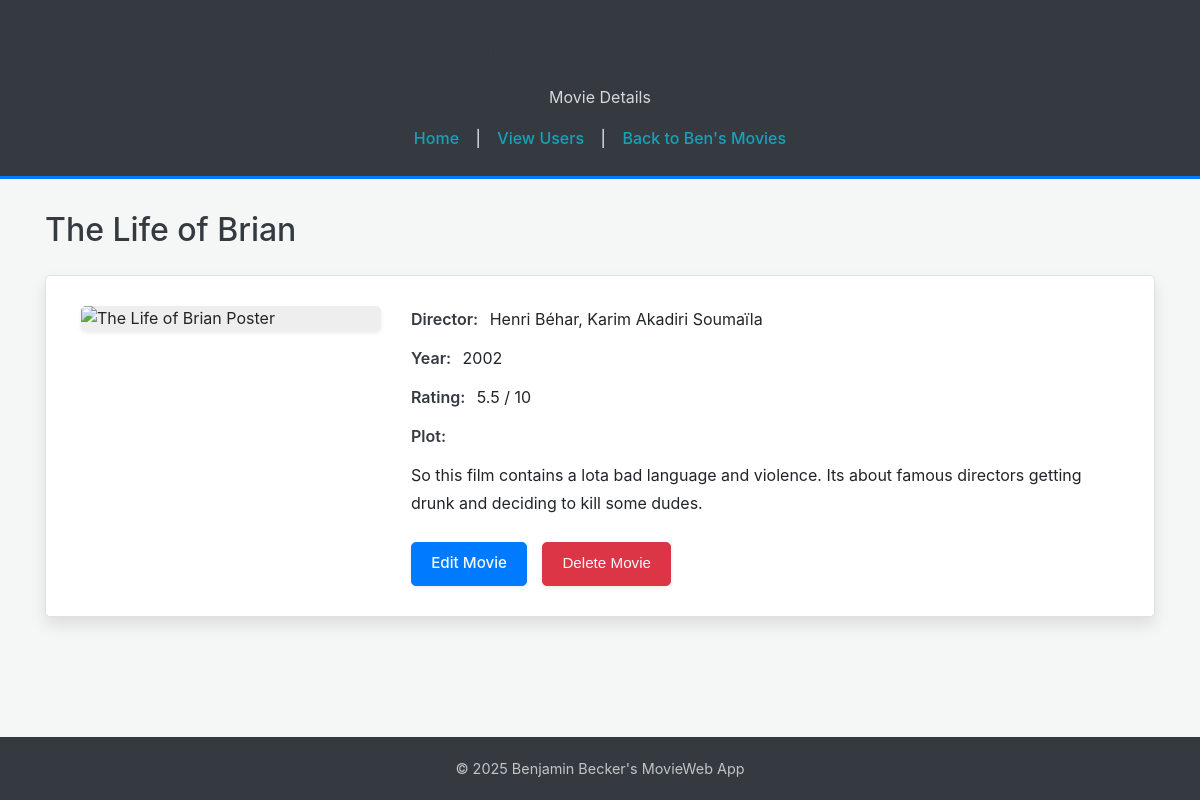
The app's page /movie/16 with its own data.
### tables this page shows
CREATE TABLE users (
                    id INTEGER PRIMARY KEY AUTOINCREMENT,
                    username TEXT NOT NULL UNIQUE
                );

CREATE TABLE movies (
                    id INTEGER PRIMARY KEY AUTOINCREMENT,
                    user_id INTEGER NOT NULL,
                    title TEXT NOT NULL,
                    director TEXT,
                    year INTEGER,      -- ADDED: Store the release year as an integer
                    plot TEXT,
                    poster TEXT,
                    rating REAL,
                    FOREIGN KEY (user_id) REFERENCES users(id) ON DELETE CASCADE
                );

### app.py (the view)
@app.route('/movie/<int:movie_id>')
def movie_detail(movie_id):
    movie = data_manager.get_movie_by_id(movie_id)
    if not movie:
        flash("Movie not found.", "warning")
        return redirect(url_for('list_users'))
    user = data_manager.get_user_by_id(movie['user_id'])
    if not user:
         app.logger.error(f"Data inconsistency: Movie ID {movie_id}, User ID {movie['user_id']} not found.")
         flash("Could not find the user associated with this movie.", "danger")
         return redirect(url_for('list_users'))
    return render_template('movie_detail.html', movie=movie, user=user)

### data_manager/sqlite_data_manager.py (called while the page is built)
    def _get_connection(self):
        try:
            conn = sqlite3.connect(self.db_file, timeout=10)
            conn.row_factory = sqlite3.Row
            conn.execute("PRAGMA foreign_keys = ON")
            return conn
        except sqlite3.Error as e:
            logging.exception(f"Database connection error to {self.db_file}: {e}")
            raise

    def get_user_by_id(self, user_id):
        conn = None
        try:
            conn = self._get_connection()
            cursor = conn.cursor()
            cursor.execute("SELECT id, username FROM users WHERE id = ?", (user_id,))
            user = cursor.fetchone()
            return dict(user) if user else None
        except sqlite3.Error as e:
            logging.exception(f"Database error fetching user ID {user_id}: {e}")
            return None
        finally:
            if conn:
                conn.close()

    def get_movie_by_id(self, movie_id):
        conn = None
        try:
            conn = self._get_connection()
            cursor = conn.cursor()
            cursor.execute("SELECT * FROM movies WHERE id = ?", (movie_id,))
            movie = cursor.fetchone()
            return dict(movie) if movie else None
        except sqlite3.Error as e:
            logging.exception(f"Database error fetching movie ID {movie_id}: {e}")
            return None
        finally:
            if conn:
                conn.close()

### templates/movie_detail.html (shortened to what this page needs)
<!DOCTYPE html>
<html lang="en">
<head>
    <link rel="stylesheet" href="{{ url_for('static', filename='styles.css') }}">
</head>
<body>
    <header>
        <h1><a href="{{ url_for('home') }}" style="color: inherit; text-decoration: none;">MovieWeb App</a></h1>
        <p>Movie Details</p>
         <nav>
             <a href="{{ url_for('home') }}">Home</a> |
             <a href="{{ url_for('list_users') }}">View Users</a> |
             <a href="{{ url_for('user_movies', user_id=user.id) }}">Back to {{ user.username }}'s Movies</a>
         </nav>
    </header>
    <main class="content container">
         <h2>{{ movie.title }}</h2>
        <div class="movie-detail-container">
            <div class="movie-detail-poster">
                <img src="{{ movie.poster if movie.poster else url_for('static', filename='placeholder.png') }}"
                     alt="{{ movie.title }} Poster"
                     onerror="this.onerror=null; this.src='{{ url_for('static', filename='placeholder.png') }}'; this.classList.add('img-error');">
            </div>
            <div class="movie-detail-info">
                <p><span class="label">Director:</span> {{ movie.director if movie.director else 'N/A' }}</p>
                <p><span class="label">Year:</span> {{ movie.year if movie.year else 'N/A' }}</p>
                <p><span class="label">Rating:</span> {{ movie.rating|round(1) if movie.rating is not none else 'N/A' }} / 10</p>
                <p><span class="label">Plot:</span></p>
                <p>{{ movie.plot if movie.plot else 'No plot summary available.' }}</p>
                <div class="movie-detail-actions">
                    <a href="{{ url_for('update_movie', movie_id=movie.id) }}" class="button button-primary">Edit Movie</a>
                    <form action="{{ url_for('delete_movie', movie_id=movie.id) }}" method="POST" onsubmit="return confirm('Are you sure you want to delete this movie?');">
                         <button type="submit" class="button button-danger">Delete Movie</button>
                    </form>
                </div>
            </div>
        </div>
    </main>
    <footer>
         <p>© 2025 Benjamin Becker's MovieWeb App</p>
    </footer>
</body>
</html>

### static/styles.css (style rules this page uses)
:root { --primary-color: #007bff; --secondary-color: #6c757d; --success-color: #28a745; --danger-color: #dc3545; --warning-color: #ffc107; --info-color: #17a2b8; --light-color: #f8f9fa; --dark-color: #343a40; --text-color: #212529; --text-color-light: #f8f9fa; --text-muted: #6c757d; --bg-color: #f4f7f6; --input-bg-color: #fff; --white: #fff; --font-family-sans-serif: -apple-system, BlinkMacSystemFont, "Segoe UI", Roboto, "Helvetica Neue", Arial, sans-serif, "Apple Color Emoji", "Segoe UI Emoji", "Segoe UI Symbol"; --base-font-size: 16px; --base-line-height: 1.6; --container-max-width: 1140px; --border-radius: 0.3rem; --border-color: #dee2e6; --box-shadow-sm: 0 0.125rem 0.25rem rgba(0, 0, 0, 0.075); --box-shadow: 0 0.5rem 1rem rgba(0, 0, 0, 0.1); --box-shadow-lg: 0 1rem 3rem rgba(0, 0, 0, 0.175); }
*, *::before, *::after { box-sizing: border-box; }
html { scroll-behavior: smooth; }
body { font-family: var(--font-family-sans-serif); font-size: var(--base-font-size); line-height: var(--base-line-height); margin: 0; padding: 0; background-color: var(--bg-color); color: var(--text-color); min-height: 100vh; display: flex; flex-direction: column; -webkit-font-smoothing: antialiased; -moz-osx-font-smoothing: grayscale; }
.container { width: 100%; max-width: var(--container-max-width); padding-right: 15px; padding-left: 15px; margin-right: auto; margin-left: auto; }
main.content { padding-top: 30px; padding-bottom: 50px; flex: 1; }
header { background-color: var(--dark-color); color: var(--text-color-light); text-align: center; padding: 25px 15px; border-bottom: 3px solid var(--primary-color); }
footer { background-color: var(--dark-color); color: var(--text-color-light); text-align: center; padding: 20px 15px; margin-top: auto; font-size: 0.9em; }
header h1 { font-size: 2.4em; margin: 0 0 10px 0; font-weight: 500; }
header p { color: rgba(255, 255, 255, 0.8); margin-bottom: 15px; }
header nav { margin-top: 15px; }
header nav a { color: var(--info-color); margin: 0 12px; text-decoration: none; font-weight: 500; transition: color 0.2s ease; }
footer p { margin: 0; color: rgba(255, 255, 255, 0.7); }
h1, h2, h3, h4, h5, h6 { margin-top: 0; margin-bottom: 0.75rem; font-weight: 500; line-height: 1.3; color: var(--dark-color); }
h1 { font-size: 2.5rem; }
h2 { font-size: 2rem; margin-bottom: 1.5rem; }
p { margin-top: 0; margin-bottom: 1rem; }
a { color: var(--primary-color); text-decoration: none; transition: color 0.2s ease; }
.button { display: inline-block; font-weight: 500; color: var(--text-color); text-align: center; vertical-align: middle; cursor: pointer; user-select: none; background-color: transparent; border: 1px solid transparent; padding: 0.6rem 1.2rem; font-size: 0.95rem; line-height: 1.5; border-radius: var(--border-radius); box-shadow: var(--box-shadow-sm); transition: color 0.15s ease-in-out, background-color 0.15s ease-in-out, border-color 0.15s ease-in-out, box-shadow 0.15s ease-in-out, transform 0.1s ease-in-out; }
.button:not(:disabled):not(.disabled) { cursor: pointer; }
.button-primary { color: var(--text-color-light); background-color: var(--primary-color); border-color: var(--primary-color); }
.button-danger { color: var(--text-color-light); background-color: var(--danger-color); border-color: var(--danger-color); }
.movie-detail-container { display: flex; flex-wrap: wrap; gap: 30px; margin-top: 20px; padding: 30px 35px; background-color: var(--white); border: 1px solid var(--border-color); border-radius: var(--border-radius); box-shadow: var(--box-shadow); }
.movie-detail-poster { flex: 0 0 auto; width: 100%; max-width: 300px; margin-bottom: 20px; }
.movie-detail-poster img { display: block; width: 100%; height: auto; border-radius: var(--border-radius); box-shadow: var(--box-shadow-sm); background-color: #eee; }
.movie-detail-info { flex: 1; min-width: 280px; }
.movie-detail-info p { line-height: 1.7; color: var(--text-color); margin-bottom: 0.75rem; }
.movie-detail-info .label { font-weight: 600; color: var(--dark-color); margin-right: 7px; }
.movie-detail-actions { margin-top: 25px; display: flex; flex-wrap: wrap; gap: 15px; align-items: center; }
.movie-detail-actions form { margin: 0; }

### records on screen
users: username "Ben"
movies: title "The Life of Brian", director "Henri Béhar, Karim Akadiri Soumaïla", year "2002", rating "5.5", plot "So this film contains a lota bad language and violence. Its about famous directors getting drunk and deciding to kill some dudes."
